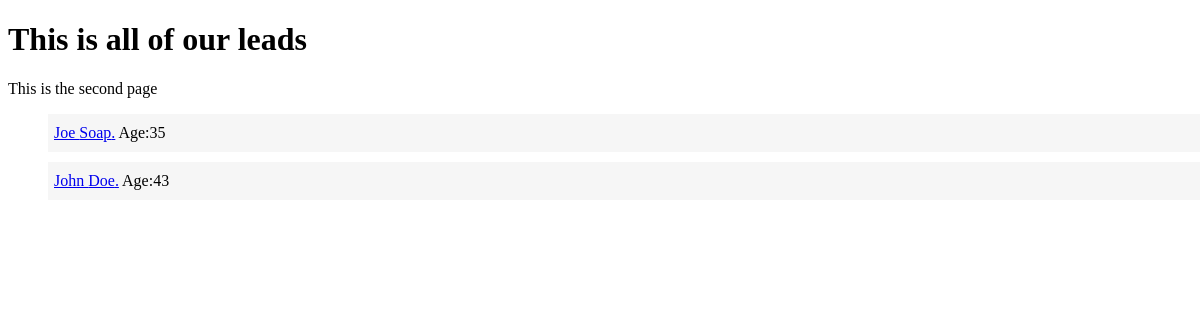
Page /leads/ on the earlier database version.
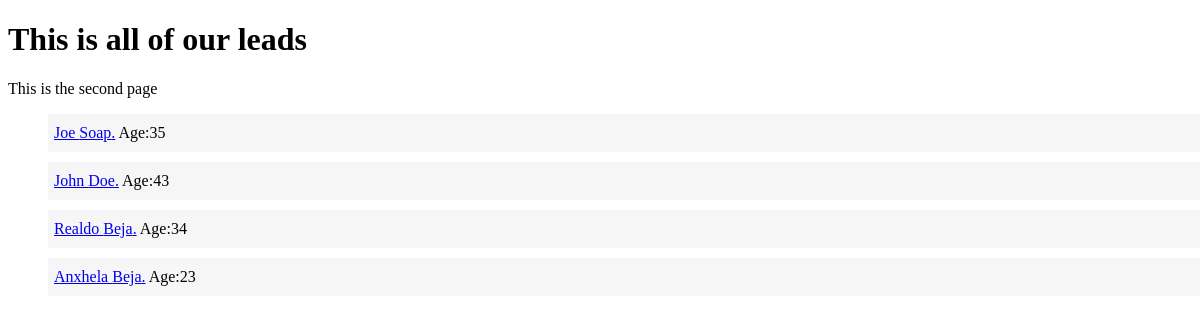
Same page on the later database version.
### leads/models.py (models this page shows, shortened)
class Lead(models.Model):
    firstName = models.CharField(max_length=20)
    lastName = models.CharField(max_length=20)
    age = models.IntegerField(default=0)
    agent = models.ForeignKey("Agent", on_delete=models.SET_NULL, null=True) #models.CASCADE

### leads/views.py (the view)
# urls.py: path('', lead_list),
def lead_list(request):
    leads = Lead.objects.all()
    context = {
        "leads" : leads
    }
    return render(request, "lead_list.html", context)

### templates/lead_list.html (shortened to what this page needs)
<!DOCTYPE html>
<html>
    <head>
        <link rel="stylesheet" href="">
    </head>
    <body>
        <h1>This is all of our leads</h1>
        <p>This is the second page</p>
        <ul>
            {% for lead in leads %}
                <div class="lead">
                    <a href="/leads/{{ lead.pk }}">{{ lead.firstName}} {{lead.lastName}}.</a> Age:{{ lead.age }}
                </div>
            {% endfor %}
        </ul>
    </body>
</html>

### templates/lead_list.html (style rules this page uses)
.lead { padding-top: 10px; padding-bottom: 10px; padding-left: 6px; padding-right: 6px; margin-top: 10px; background-color: #f6f6f6; width: 100%; }

Differences in the rows shown:
added Lead: firstName "Realdo", lastName "Beja", age "34"
added Lead: firstName "Anxhela", lastName "Beja", age "23"
